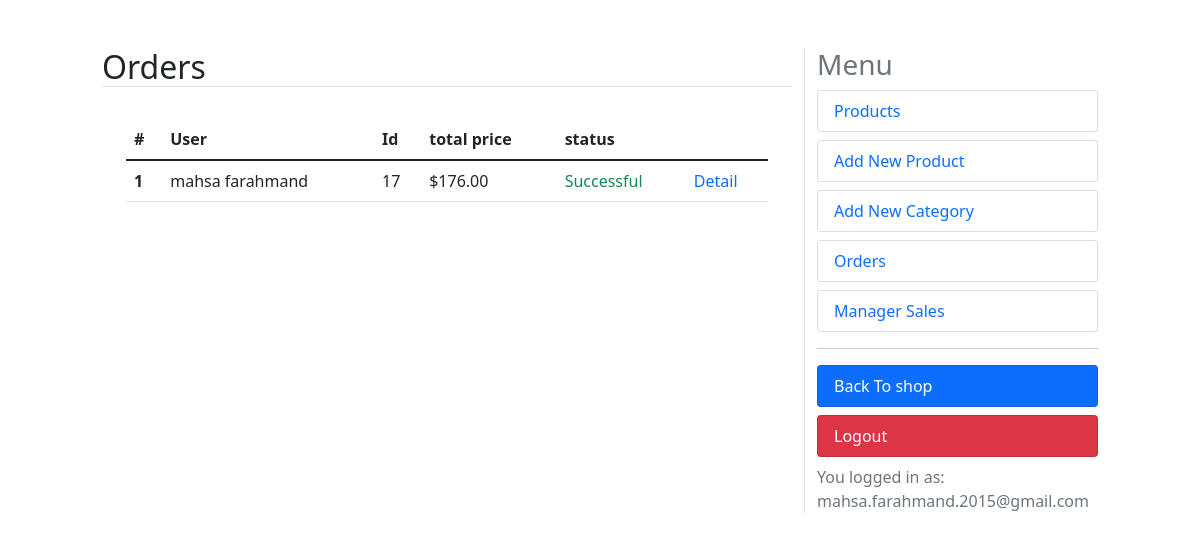
/dashboard/orders (signed in), run on an earlier commit of the app's database.
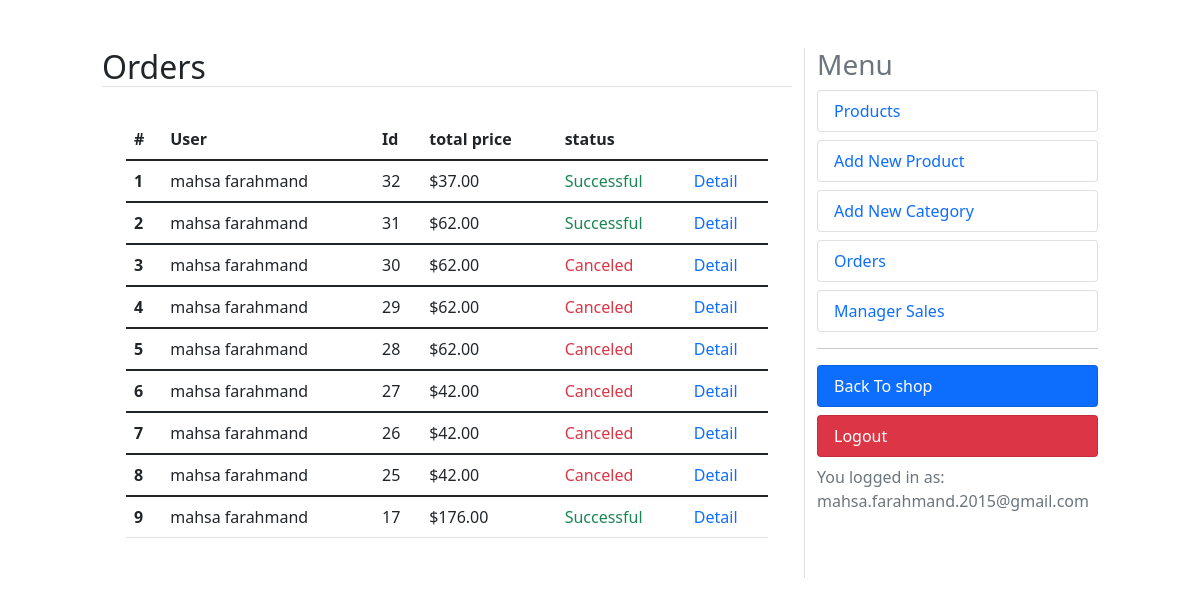
And on a later commit of the database.
### orders/models.py (models this page shows, shortened)
class Order(models.Model):
    user = models.ForeignKey(User, on_delete=models.CASCADE, related_name='orders')
    created = models.DateTimeField(auto_now_add=True)
    updated = models.DateTimeField(auto_now=True)
    status = models.BooleanField(default=False)
    shipping_price = models.DecimalField(max_digits=10, decimal_places=2, default=0)
    class Meta:
        ordering = ('-created',)
    @property
    def get_total_price(self):
        total_product_price = sum(item.get_cost() for item in self.items.all())
        return total_product_price + self.shipping_price

class OrderItem(models.Model):
    order = models.ForeignKey(Order, on_delete=models.CASCADE, related_name='items')
    product = models.ForeignKey(Product, on_delete=models.CASCADE, related_name='order_items')
    price = models.IntegerField()
    quantity = models.SmallIntegerField(default=1)
    def get_cost(self):
        return (self.price or 0) * (self.quantity or 0)

### accounts/models.py (models this page shows, shortened)
class User(AbstractBaseUser):
    email = models.EmailField(verbose_name='email address', max_length=255, unique=True)
    full_name = models.CharField(max_length=100)
    is_active = models.BooleanField(default=True)
    is_admin = models.BooleanField(default=False)
    is_manager = models.BooleanField(default=False)
    likes = models.ManyToManyField(Product, blank=True, related_name='likes')
    objects = UserManager()
    USERNAME_FIELD = 'email'
    REQUIRED_FIELDS = ['full_name']

### dashboard/views.py (the view)
# urls.py: path('orders', views.orders, name='orders'),
@user_passes_test(is_manager)
@login_required
def orders(request):
    orders = Order.objects.filter(user=request.user)
    context = {'title': 'Orders', 'orders': orders}
    return render(request, 'orders.html', context)

### cart/utils/cart.py (called while the page is built)
    def __iter__(self):
        product_ids = self.cart.keys()
        products = Product.objects.filter(id__in=product_ids)
        cart = self.cart.copy()
        for product in products:
            cart[str(product.id)]['product'] = product
        for item in cart.values():
            item['total_price'] = int(item['price']) * int(item['quantity'])
            yield item  # Yield each item for iteration

    def add_cart_session(self):
        cart = self.session.get(CART_SESSION_ID)
        if not cart:
            cart = self.session[CART_SESSION_ID] = {}
        return cart  # Return the cart

### dashboard/views.py (called while the page is built)
def is_manager(user):
    try:
        if not user.is_manager:
            raise Http404
        return True
    except:
        raise Http404

### sparkle/context_processors.py (called while the page is built)
def return_cart(request):
    cart = len(list(Cart(request)))
    return {'cart_count': cart}

def return_categories(request):
    categories = Category.objects.all()
    return {'categories': categories}

### dashboard/templates/orders.html
{% extends "dashboard.html" %}
{% block content %}
<table class="table">
    <thead class="thead-dark">
      <tr>
        <th scope="col">#</th>
        <th scope="col">User</th>
        <th scope="col">Id</th>
        <th scope="col">total price</th>
        <th scope="col">status</th>
        <th scope="col"></th>
      </tr>
    </thead>
    {% for order in orders %}
    <tbody>
      <tr>
        <th scope="row">{{ forloop.counter }}</th>
        <td>{{ order.user.full_name }}</td>
        <td>{{ order.id }}</td>
        <td>${{ order.get_total_price }}</td>
        {% if order.status %}
            <td class="text-success">Successful</td>
        {% else %}
            <td class="text-danger">Canceled</td>
        {% endif %}
        <td><a href="{% url 'dashboard:order_detail' order.id %}" class="text-primary text-decoration-none">Detail</a></td>
      </tr>
    </tbody>
    {% endfor %}
  </table>
{% endblock %}

### dashboard/templates/dashboard.html (shortened to what this page needs)
<!DOCTYPE html>
<html lang="en">
<head>
    <link href="https://cdn.jsdelivr.net/npm/bootstrap@5.1.3/dist/css/bootstrap.min.css" rel="stylesheet">
</head>
<body>
    <div class="row mt-5">
        <div class="col-md-1"></div>
        <div class="col-md-7">
            <h2 class="border-bottom text-capitalize">{{ title }}</h2>
            <div class="p-4">
                {% block content %}{% endblock %}
            </div>
        </div>
        <div class="col-md-3 border-start">
            <h3 class="text-muted">Menu</h3>
            <a class="text-decoration-none" href="{% url 'dashboard:products' %}">
                <li class="rounded list-group-item  text-primary">Products</li>
            </a>
            <a class="text-decoration-none" href="{% url 'dashboard:add_product' %}">
                <li class="rounded list-group-item mt-2 text-primary">Add New Product</li>
            </a>
            <a class="text-decoration-none" href="{% url 'dashboard:add_category' %}">
                <li class="rounded list-group-item mt-2  text-primary">Add New Category</li>
            </a>
            <a class="text-decoration-none" href="{% url 'dashboard:orders' %}">
                <li class="rounded list-group-item mt-2  text-primary">Orders</li>
            </a>
            <a class="text-decoration-none" href="{% url 'dashboard:manager_sales' %}">
                <li class="rounded list-group-item mt-2 text-primary">Manager Sales</li>
            </a>
            <hr>
            <a class="text-decoration-none" href="{% url 'shop:home_page' %}">
                <li class="rounded list-group-item bg-primary mt-2  text-white">Back To shop</li>
            </a>
            <a class="text-decoration-none" href="{% url 'accounts:user_logout' %}">
                <li class="rounded list-group-item bg-danger mt-2  text-white">Logout</li>
            </a>
            <div class="text-muted mt-2">You logged in as: {{ request.user.email }}</div>
        </div>
        <div class="col-md-1 "></div>
    </div>
</body>
</html>

What changed in the data, as far as the page shows it:
added Order: user.full_name "mahsa farahmand", id "32", get_total_price "37.00", status "Successful"
added Order: user.full_name "mahsa farahmand", id "31", get_total_price "62.00", status "Successful"
added Order: user.full_name "mahsa farahmand", id "30", get_total_price "62.00", status "Canceled"
added Order: user.full_name "mahsa farahmand", id "29", get_total_price "62.00", status "Canceled"
added Order: user.full_name "mahsa farahmand", id "28", get_total_price "62.00", status "Canceled"
added Order: user.full_name "mahsa farahmand", id "27", get_total_price "42.00", status "Canceled"
added Order: user.full_name "mahsa farahmand", id "26", get_total_price "42.00", status "Canceled"
added Order: user.full_name "mahsa farahmand", id "25", get_total_price "42.00", status "Canceled"
